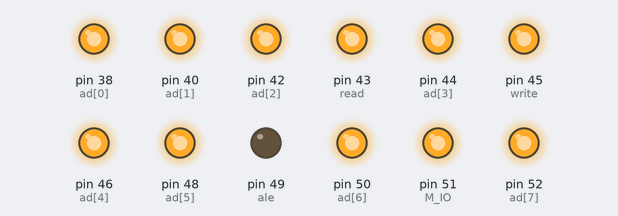
Bench run of a sketch on a simulated Arduino Mega 2560, built with avr-gcc and run on an emulated ATmega2560. Parts: output pins drawn as LEDs (lit = HIGH). What the sketch prints to the serial monitor is not drawn.

Above: at 2.1 s.
At 7.1 s:
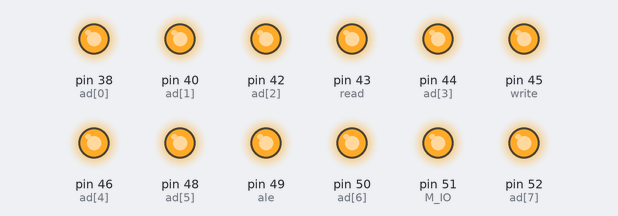
At 10.1 s:
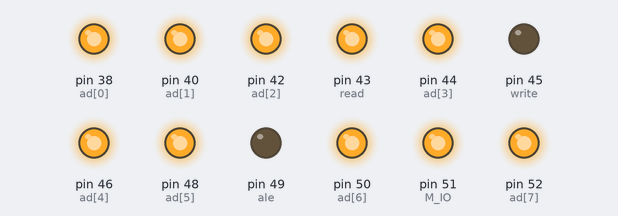
At 15.1 s:
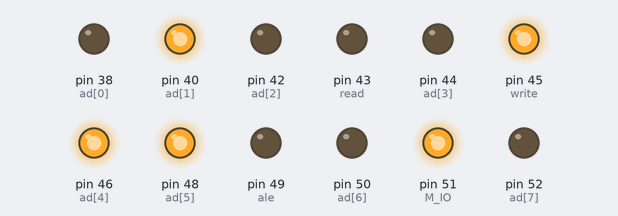
At 20.1 s:
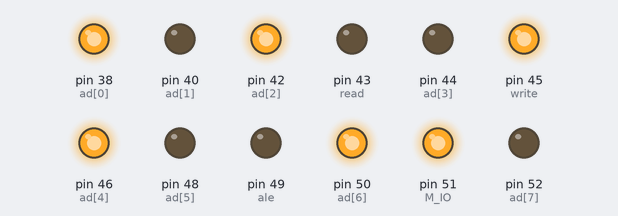
At 22.1 s:
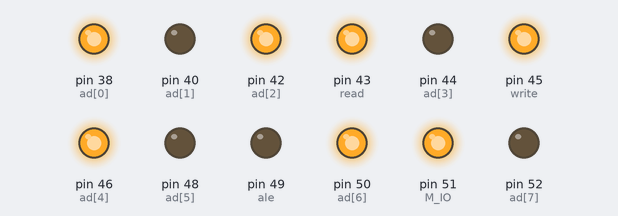
Timing chart, 0 to 23.6 s (numbered marks = the images above):
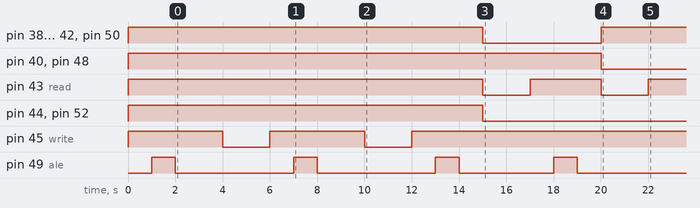

The sketch:

lab6.ino
```cpp
void setup()
{

  /// Worked in collaboration with Kevin La
  Serial.begin(9600);


  ///Brandon Lab 4
  int ad[8] = {38, 40, 42, 44, 46, 48, 50, 52};
  int ale = 49;
  int address = 0;

  byte data1;
  byte data2;
  pinMode(43, OUTPUT); //read
  pinMode(45, OUTPUT); //write
  pinMode(49, OUTPUT);// ale
  pinMode(51, OUTPUT); //M_IO
  for (int i = 0; i < 8; i++) {
    pinMode(ad[i], INPUT);
  }


  // set all address pins to outputs
  for (int i = 0; i < 8; i++) {
    pinMode(ad[i], OUTPUT);
  }


  digitalWrite(49, LOW);//ale
  digitalWrite(43,HIGH); //Read blue
  digitalWrite(45,HIGH); // write // orange
  digitalWrite(51, HIGH);// green M_io


  digitalWrite(52, HIGH); //orange = AD7
  digitalWrite(50, HIGH); // blue = AD6
  digitalWrite(48, HIGH); // white = AD5
  digitalWrite(46, HIGH); // green = AD4
  digitalWrite(44, HIGH); //yellow = AD3
  digitalWrite(42, HIGH); //purple = AD2
  digitalWrite(40, HIGH); //pink = AD1
  digitalWrite(38, HIGH); //red = AD0


  MemWrite(0b00110010, 0b00010110);
  MemWrite(0b01010101, 0b11110000);
  data1 = MemRead(0b00110010);
  data2 = MemRead(0b01010101);


}

// Done by Kevin La
void MemWrite(byte address, byte data)
{
  setADtoOUTput();
  setAD(address);
  LatchALE();

  Serial.print('\n');
  Serial.print("Writing to Address: ");

  for (int i = 7; i >= 0; i = i - 1)
    Serial.print(bitRead(address, i));


  setAD(data);

  Serial.print('\n');
  Serial.print("Data Written: ");

  for (int i = 7; i >= 0; i = i - 1)
    Serial.print(bitRead(data, i));
    //write
  digitalWrite(45, LOW);

  delay(2000); //write
  digitalWrite(45, HIGH);
}
// done by Kevin La
byte MemRead(byte address)
{
  setADtoOUTput();
  setAD(address);
  LatchALE();

  byte data;
  int val = 0;
  int counter = 7;
  Serial.print('\n');
  Serial.print("reading from Address: ");
  for(int i = 7; i>= 0; i = i-1)
    Serial.print(bitRead(address,i));

    //READ SRAM
    setADtoINput();
    digitalWrite(43, LOW);
    delay(2000);
    Serial.print("    ");

    if(bitRead(address, 7) == 1 && bitRead(address, 6) == 1)
      {
        Serial.println("");
        Serial.print("Data read from SRAM2 is: ");
        Serial.println("");
      }
    else
      {
        Serial.println("");
        Serial.print("Data read from SRAM1 is: ");
        Serial.println("");
      }


/// sram to AD0-AD7
   for(int i =52; i>= 38; i= i-2)
   {
    val = digitalRead(i);
    bitWrite(data, counter, val);
    counter--;
   }

      // print
for(int i =7; i >=0; i = i-1)
  Serial.print(bitRead(data,i));

  Serial.print(" decimal: ");
  Serial.print(data);

  Serial.println("");
//rd
  digitalWrite(43, HIGH);

  return data;

}
// Done by Brandon Johns
void setADtoOUTput()
{
  for (int i = 38; i <= 52; i = i + 2)
    pinMode(i, INPUT);
}

// Done by Brandon Johns
void setADtoINput()
{
  for (int i = 38; i <= 52; i = i + 2)
    pinMode(i, OUTPUT);
}

// Done by Brandon Johns
void setAD(byte in)
{
  int count = 0;
  for (int i = 38; i <= 52; i = i + 2)
  {
    digitalWrite(i, bitRead(in, count));
    count = count + 1;
  }
  delay(1000);
}

// Done by Brandon Johns
void LatchALE()
{
  digitalWrite(49, HIGH);
  delay(1000);
  digitalWrite(49, LOW);
  delay(1000);
}
void loop()
{


}
```
